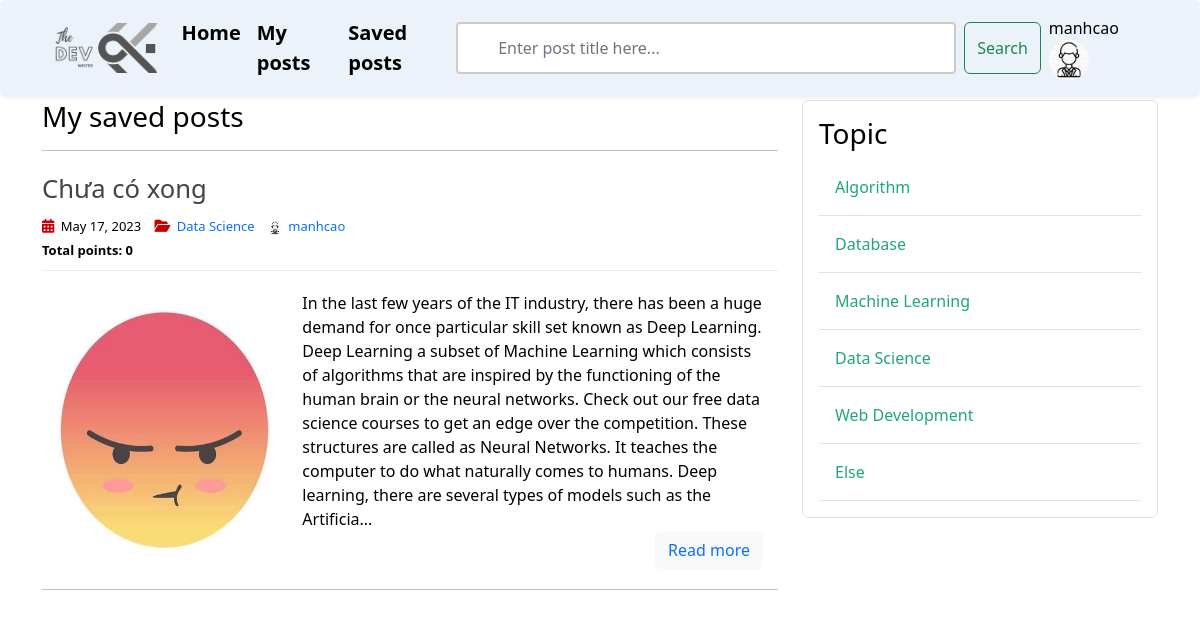
The app's page /saved (signed in), older data.
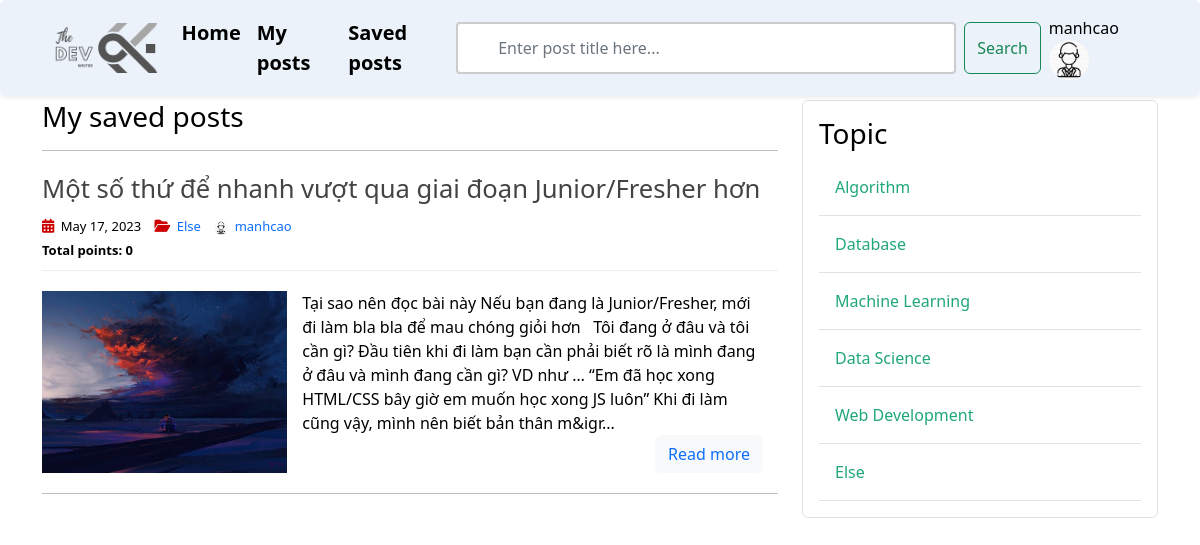
The same page, newer data.
### post_app/models.py (models this page shows, shortened)
class Post(models.Model):
    title = models.CharField(max_length=256)
    content = RichTextField(blank=True, null=True)
    date_posted = models.DateTimeField(default=timezone.now)
    author = models.ForeignKey(User, on_delete=models.CASCADE)
    image = models.ImageField(
        default='post_default.jpg', upload_to='post_pics')
    topic = models.ForeignKey(
        Topic, on_delete=models.CASCADE, null=True, blank=False)
    vote_count = models.IntegerField(default=0)

class Topic(models.Model):
    name = models.CharField(max_length=256)

### user_app/models.py (models this page shows, shortened)
class Profile(models.Model):
    user = models.OneToOneField(User, on_delete=models.CASCADE)
    avatar = models.ImageField(default='default.jpg', upload_to='profile_pics')

### post_app/views.py (the view, shortened to what this page needs)
# urls.py: path('saved', SavedPostListView.as_view(), name='saved'),
class SavedPostListView(ListView):
    model = SavePost
    template_name = 'post/saved_posts.html'
    context_object_name = 'posts'
    paginate_by = 5
    def get_queryset(self):
        user = self.request.user
        return SavePost.objects.filter(user=user).order_by('-date_saved')
    def get_context_data(self, **kwargs):
        user = self.request.user
        context = super(SavedPostListView, self).get_context_data(**kwargs)
        temp = SavePost.objects.filter(user=user).order_by('-date_saved')
        context['posts'] = [post.post for post in temp]
        context['topics'] = Topic.objects.all()
        user_voted = {}
        if self.request.user.is_authenticated :
            for post in context['posts'] :
                try :
                    vote = Vote.objects.get(user=self.request.user, voted_post=post)
                    user_voted[post.id] = vote.vote_type
                except Vote.DoesNotExist :
                    pass
        context['user_voted'] = user_voted
        return context

### post_app/templates/post/saved_posts.html (shortened to what this page needs)
{% extends 'base.html' %}
{% load static %}
{% load custom_tags %}
{% block post_content %}
<head>
    <link rel="stylesheet" type="text/css" href="{% static 'article/home.css' %}">
</head>
    <h3 class="mb-3">My saved posts</h3>
    <hr>
    {% for post in posts %}
    <article>
        <header>
            <h2>
                <a href="{% url 'post-detail' post.id %}" class="post-title">
                    {{ post.title }}
                </a>
            </h2>
            <div class="entry-meta">
                <span>
                    <i class="fa-solid fa-calendar-days"></i>
                    {{ post.date_posted | date:"F d, Y" }}
                </span>
                <span>
                    <i class="fa-solid fa-folder-open"></i>
                    <a href="{% url 'topic-posts' post.topic.id %}" class="topic-link">
                        {{ post.topic.name }}
                    </a>
                </span>
                <span>
                    <img class="rounded-circle account-img" src="{{ post.author.profile.avatar.url }}" alt="account-image">
                    <a href="{% url 'user-posts' post.author.username %}" class="ms-auto">{{ post.author }}</a>
                </span>
                <br>
                <span class="vote-span">
                    <span id="vote-count">
                    <b>Total points: {{ post.vote_count }}</b>
                    </span>
                </span>
            </div>
        </header>
        <div class="entry-content">
            <img class="col-sm-4" src="{{ post.image.url }}" alt="image">
            <div class="post-content">
                <div class="truncate-content">
                    {% if post.content|length > 550 %}
                        {{ post.content|striptags|safe|slice:":550" }}...
                    {% else %}
                        {{ post.content|striptags|safe }}
                    {% endif %}
                </div>
                <p>
                    <button type="button" class="btn btn-light">
                        <a href="{% url 'post-detail' post.id %}">
                            Read more
                        </a>
                    </button>
                </p>
            </div>
        </div>
    </article>
        <hr class="section-divider">
    {% endfor%}
{% endblock post_content %}
{% block topic_content %}
    {% include 'topic/topic_sidebar.html' %}
{% endblock topic_content %}

Row changes from the older to the newer data that the page shows:
changed Post "manhcao": title "Chưa có xong" → "Một số thứ để nhanh vượt qua giai đoạn Junior/Fresher hơn"; topic.name "Data Science" → "Else"; image: a different picture; content "In the last few years of the IT industry, there has been a huge demand for once particular skill set known as Deep Learning. Deep Learning a subset of Machine Learning which consists of algorithms that are inspired by the functioning of the human brain or the neural networks. Check out our free data science courses to get an edge over the competition. These structures are called as Neural Networks. It teaches the computer to do what naturally comes to humans. Deep learning, there are several types of models such as the Artificia" → "Tại sao nên đọc bài này Nếu bạn đang là Junior/Fresher, mới đi làm bla bla để mau chóng giỏi hơn Tôi đang ở đâu và tôi cần gì? Đầu tiên khi đi làm bạn cần phải biết rõ là mình đang ở đâu và mình đang cần gì? VD như … “Em đã học xong HTML/CSS bây giờ em muốn học xong JS luôn” Khi đi làm cũng vậy, mình nên biết bản thân m&igr"
